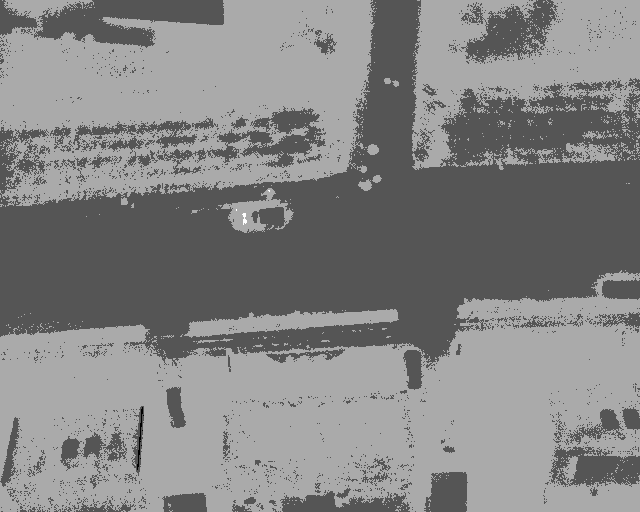
#> input picture resources/2018.01.06_I0-0_DC_NUCF_0821.tiff, 640 x 512 px, found by its file name
$ python ConvertImagesTMO.py
#> lines starting #> are read from the running program, lines starting #| are printed output that depends on the picture
#> further down, x is the input picture: shape (512, 640) uint16; min 5975, max 6800, mean 6400.4
import numpy as np
import math
import matplotlib.pyplot as plt
import cv2.cv2 as cv2
import tifffile
from PIL import Image

# x - np.array
from ConvertImagesHOT import convert2Hot


def TMONorm(x):
    h = x.shape[0]
#> h = 512
    y = x.astype(float)
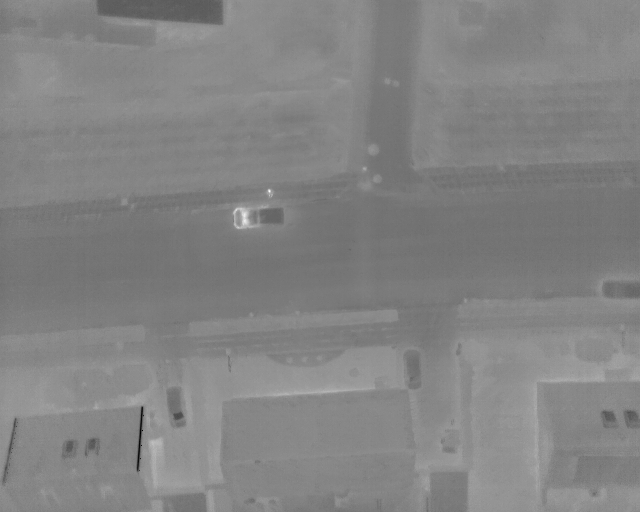
#> y: shape (512, 640) float64; min 5975, max 6800, mean 6400.4; drawn with min black and max white
    y = np.ravel(y)
    y = y - min(y)
    y = y / max(y)
    y = 255 * y
    index = 0
    for i in y:
        if i > 255:
            y[index] = 255
        else:
            if i < 0:
                y[index] = 0
#> this loop made 327680 passes
#> i on passes 1 to 3: 127.3, 131.1, 132.6
    index = index + 1
    return (y.reshape(h, -1)).astype(np.uint8)


def TMOMai(x):
    vmax = 255
    delta = 0.1
    h = x.shape[0]
#> h = 512
    l = x.astype(np.uint16)
    l = np.ravel(l)
    l = l.astype(float)
    l = l - min(l) + 1
    l = np.log10(l)
    k = math.floor(max(l) / delta) + 1
#> k = 30
    P = np.zeros(k)
#> P = 30 values from 0 to 0
    S = np.zeros(k)
#> S = 30 values from 0 to 0
    V = np.zeros(k)
#> V = 30 values from 0 to 0
    LS = np.zeros(k)
#> LS = 30 values from 0 to 0

    for i in range(len(l)):
        j = math.floor(l[i] / delta)
        P[j] = P[j] + 1
#> after the loop, P = 30 values, max 241361 at index 26, min 0 at index 1, mean 10922.7
    P = P / len(l)
#> P = 30 values, max 0.737 at index 26, min 0 at index 1, mean 0.0333
    P = np.power(P, 1 / 3)
#> P = 30 values, max 0.903 at index 26, min 0 at index 1, mean 0.0803
    SPD = delta * sum(P)
#> SPD = 0.241

    for i in range(k):
        S[i] = vmax * P[i] / SPD
#> after the loop, S = 30 values, max 956.4 at index 26, min 0 at index 1, mean 85
    vec = np.zeros(len(l))

    vprev = 0
    for i in range(len(V)):
        V[i] = delta * S[i] + vprev
        vprev = V[i]
#> after the loop, V = 30 values from 1.54 to 255

    lprev = 0
    maxl = max(l)
#> maxl = 2.92
    for i in range(len(LS)):
        LS[i] = min(maxl, delta + lprev)
        lprev = LS[i]
#> after the loop, LS = 30 values from 0.1 to 2.92

    for i in range(len(l)):
        j = math.floor(l[i] / delta)
        vec[i] = (l[i] - LS[k]) * S[k] + V[k]
#> this loop made 1 pass
#> j on pass 1: 26

    for i in range(len(vec)):
        if i < 0:
            i = 0
        if i > 255:
            i = 255
    return (vec.reshape(h, -1)).astype(np.uint8)


# [206 lines left out: functions TMODrago, TMOReinhard, sum4Arrays, sum4YArrays, not called in this run]


if __name__ == '__main__':
    x = tifffile.imread("./resources/2018.01.06_I0-0_DC_NUCF_0821.tiff")
    # x = tifffile.imread("./resources/PHOTO_2020_03_12_21_38_57.tiff")
    x_norm = TMONorm(x)
#> (the run stopped early here; a loop or call above may not have finished)
